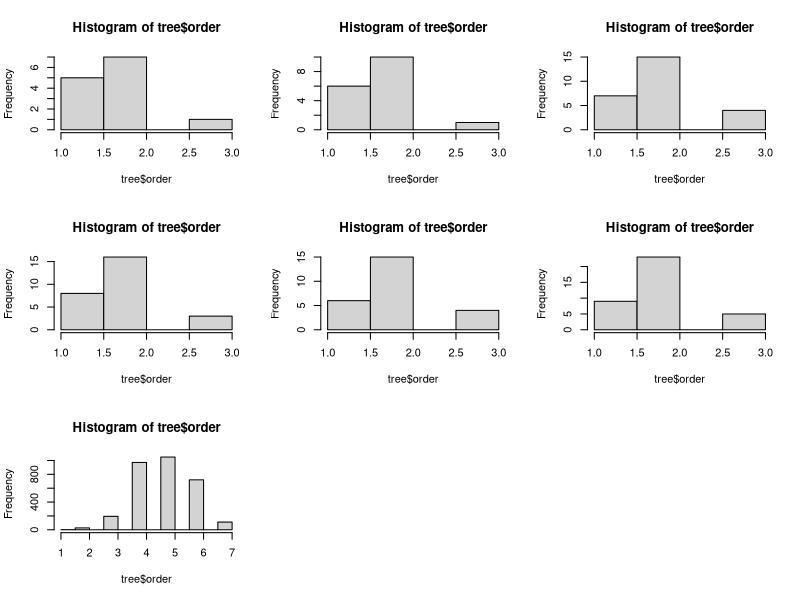

Recreate this plot in R. (Note: this script raises an error after producing the figure.)
###This file summarizes data for the Branching Architecture analysis.

data <- read.csv("TreeReconstruction.csv", sep = ',', header = T)
branch <- read.csv("BranchSegments.csv", sep = ',', header = T)

#branch twig no.
apple_trees <- c(3,5,4,13,15,14)
segments <- matrix(nrow = 7, ncol = 3)
par(mfrow=c(3,3))
for (j in 1:6){
  spp <- data[data$species=="apple",]
  tree <- spp[spp$tree==apple_trees[j],]
  branches <- tree[tree$parent_dist==0,]
  segments[j,1] = apple_trees[j]
  segments[j,2] = length(branches[,1])
  segments[j,3] = length(tree[,1]) - length(branches[,1])
}
tree <- data[data$species=="cherry",]
branches <- tree[tree$parent_dist==0,]
segments[7,1] = 51
segments[7,2] = length(branches[,1])
segments[7,3] = length(tree[,1]) - length(branches[,1])
#####

#hist(order)
apple_trees <- c(3,5,4,13,15,14)
par(mfrow=c(3,3))
for (j in 1:6){
  spp <- data[data$species=="apple",]
  tree <- spp[spp$tree==apple_trees[j],]
  hist(tree$order)
}
tree <- data[data$species=="cherry",]
hist(tree$order)
#####

#hist(length)  
apple_trees <- c(3,5,4,13,15,14)
par(mfrow=c(3,3))
for (j in 1:6){
  spp <- data[data$species=="apple",]
  tree <- spp[spp$tree==apple_trees[j],]
  hist(tree$length_cm, breaks=30, freq = F)
}
tree <- data[data$species=="cherry",]
hist(tree$length_cm, breaks=30, freq = F)
#####

#hist(twig_length)  
apple_trees <- c(3,5,4,13,15,14)
par(mfrow=c(3,3))
for (j in 1:6){
  spp <- data[data$species=="apple",]
  tree <- spp[spp$tree==apple_trees[j],]
  twig <- tree[tree$parent_dist!=0,]
  hist(twig$length_cm, breaks=20, freq = F, xlim = c(0,200))
}
twig <- tree[tree$parent_dist!=0,]
hist(twig$length_cm, breaks=20, freq = F, xlim = c(0,200))
#####

#hist(log(branch$length_cm), breaks=30) #log normal
apple_trees <- c(3,5,4,13,15,14)
par(mfrow=c(3,3))
for (j in 1:6){
  spp <- data[data$species=="apple",]
  tree <- spp[spp$tree==apple_trees[j],]
  hist(log(tree$length_cm), breaks=30)
}
tree <- data[data$species=="cherry",]
hist(log(tree$length_cm), breaks=30)
#####

#plot(log(length),log(diameter))                     NS
apple_trees <- c(3,5,4,13,15,14)
volumelm <- vector(length = 7)
par(mfrow=c(3,3))
for (j in 1:6){
  spp <- data[data$species=="apple",]
  tree <- spp[spp$tree==apple_trees[j],]
  branch <- tree[tree$parent_dist==0,]
  plot(log(branch$length_cm), log(branch$diameter_mm))
  volumelm[j] = summary(lm(log(branch$diameter_mm)~log(branch$length_cm)))$r.squared
}
tree <- data[data$species=="cherry",]
branch <- tree[tree$parent_dist==0,]
plot(log(branch$length_cm), log(branch$diameter_mm))
volumelm[7] = summary(lm(log(branch$diameter_mm)~log(branch$length_cm)))$r.squared

#hist(declination)
apple_trees <- c(3,5,4,13,15,14)
par(mfrow=c(3,3))
for (j in 1:6){
  spp <- data[data$species=="apple",]
  tree <- spp[spp$tree==apple_trees[j],]
  branch <- tree[tree$parent_dist==0,]
  hist(branch$declination, breaks=10, freq=F, xlim=c(0,100))
}
tree <- data[data$species=="cherry",]
branch <- tree[tree$parent_dist==0,]
hist(branch$declination, breaks=20, freq=F, xlim=c(0,100))
#####

#hist(bearing)
apple_trees <- c(3,5,4,13,15,14)
par(mfrow=c(3,3))
for (j in 1:6){
  spp <- data[data$species=="apple",]
  tree <- spp[spp$tree==apple_trees[j],]
  branch <- tree[tree$parent_dist==0,]
  hist(branch$bearing, breaks=10, freq=F, xlim=c(0,360))
}
tree <- data[data$species=="cherry",]
branch <- tree[tree$parent_dist==0,]
hist(branch$bearing, breaks=20, freq=F, xlim=c(0,360))
#####

#plot(order, declination)                            S!
apple_trees <- c(3,5,4,13,15,14)
order_declination <- list()
par(mfrow=c(2,2), ps = 28, pch= 19)
for (j in 1:6){
  spp <- data[data$species=="apple",]
  tree <- spp[spp$tree==apple_trees[j],]
  branch <- tree[tree$parent_dist==0,]
  order_declination[[j]] <- lm(branch$declination~branch$order)
  plot(branch$order, branch$declination, cex = 2, ylim = c(-10,100),
       ylab = "branch angle", xlab = "branch order", 
       main = round(summary(order_declination[[j]])$r.squared, digits = 3))
  abline(a = summary(order_declination[[j]])$coef[1,1], 
         b = summary(order_declination[[j]])$coef[2,1], lwd = 3, lty = 3)
}
tree <- data[data$species=="cherry",]
branch <- tree[tree$parent_dist==0,]
order_declination[[7]] <- lm(branch$declination~branch$order)
plot(branch$order, branch$declination, cex = 2, ylim = c(-10,100),
     ylab = "branch angle", xlab = "branch order", 
     main = round(summary(order_declination[[7]])$r.squared, digits = 3))
abline(a = summary(order_declination[[7]])$coef[1,1], 
       b = summary(order_declination[[7]])$coef[2,1], lwd = 3, lty = 3)


order_dec_r <- vector(length = 7)
for (i in 1:7){ order_dec_r[i] = summary(order_declination[[i]])$r.squared }
#####

#plot(log(diameter), log(rank))                       S!
diameter_ranks <- lm(log(data$rank)~log(data$diameter_mm))
plot(log(data$diameter_mm), log(data$rank), xlab="log ( Diameter )", ylab="log ( Rank )", 
     main = round(summary(diameter_rank)$r.squared, digits = 3), ps = 28, pch= 19, cex.lab=1.5)
abline(summary(diameter_ranks)$coef[1,1], summary(diameter_ranks)$coef[2,1], lwd = 3, lty = 3)

#same graph
tree <- data[data$species=="cherry",]
branch <- tree[tree$parent_dist==0,]
par(ps = 28, pch= 19)
plot(log(branch$diameter_mm), log(branch$rank), cex = 2, ylim = c(2,8), xlim = c(2,6),
     ylab = "log ( Rank )", xlab = "log ( Diameter )",
     main = round(summary(diameter_ranks)$r.squared, digits = 3), ps = 28, pch= 19)
abline(summary(diameter_ranks)$coef[1,1], summary(diameter_ranks)$coef[2,1], lwd = 3, lty = 3)
apple_trees <- c(3,5,4,13,15,14)
colors <- c( "lightyellow", "yellow", "orange", "red", "darkred", "maroon") 
for (j in 1:6){
  spp <- data[data$species=="apple",]
  tree <- spp[spp$tree==apple_trees[j],]
  branch <- tree[tree$parent_dist==0,]
  diameter_rank[[j]] <- lm(log(branch$rank)~log(branch$diameter_mm))
  par(new = T)
  color = heat.colors(j*2)
  points(log(branch$diameter_mm), log(branch$rank), cex = 2, col = colors[j])
}

#separate graphs
apple_trees <- c(3,5,4,13,15,14)
diameter_rank <- list()
par(mfrow=c(2,2), ps = 28, pch= 19)
for (j in 1:6){
  spp <- data[data$species=="apple",]
  tree <- spp[spp$tree==apple_trees[j],]
  branch <- tree[tree$parent_dist==0,]
  diameter_rank[[j]] <- lm(log(branch$rank)~log(branch$diameter_mm))
  par(new = T)
  plot(log(branch$diameter_mm), log(branch$rank), cex = 2, ylim = c(2,8), xlim = c(2,6), 
       ylab = "log ( no. supported twigs )", xlab = "log ( branch diameter )", 
       main = paste(round(summary(diameter_rank[[j]])$r.squared, digits = 3), ",",
                    round(summary(diameter_rank[[j]])$coef[2,1], digits = 2)))
  abline(a = summary(diameter_rank[[j]])$coef[1,1], b = summary(diameter_rank[[j]])$coef[2,1], lwd = 3, lty = 3)
}
tree <- data[data$species=="cherry",]
branch <- tree[tree$parent_dist==0,]
diameter_rank[[7]] <- lm(log(branch$rank)~log(branch$diameter_mm))
plot(log(branch$diameter_mm), log(branch$rank), cex = 2, ylim = c(2,8), xlim = c(2,6),
     ylab = "log ( no. supported twigs )", xlab = "log ( branch diameter )", 
     main = paste(round(summary(diameter_rank[[7]])$r.squared, digits = 3), ",",
                  round(summary(diameter_rank[[7]])$coef[2,1], digits = 2)))
abline(a = summary(diameter_rank[[7]])$coef[1,1], b = summary(diameter_rank[[7]])$coef[2,1], lwd = 3, lty = 3)

diameter_rank_r <- vector(length = 7)
for (i in 1:7){ diameter_rank_r[i] = summary(diameter_rank[[i]])$r.squared }

#####
plot(log(branches$diameter_mm), log(branches$rank)) #S!
rank_v_diameter <- lm(log(branches$rank)~log(branches$diameter_mm))

#plot(log(diameter), log(tot_stem_m))                       S!
spp <- branch[branch$species=="cherry",]
masses <- spp[spp$stem_m > 0,]
diameter_masses <- lm(log(masses$stem_m)~log(masses$diameter_mm))
diameter_mass <- list()

ind <- masses[masses$tree==15,]
par(ps = 28, pch= 19)
plot(log(ind$diameter_mm), log(ind$stem_m), cex = 2, ylim = c(0,14), xlim = c(0,6),
     col = "darkred", ylab = "log ( Stem Mass )", xlab = "log ( Diameter )",
     main = round(summary(diameter_masses)$r.squared, digits = 3), ps = 28, pch= 19)
abline(summary(diameter_masses)$coef[1,1], summary(diameter_masses)$coef[2,1], lwd = 3, lty = 3)
cherry_trees <- c(1,10,7)
colors <- c("maroon", "red", "orange") 
for (j in 1:3){
  ind <- masses[masses$tree==cherry_trees[j],]
  diameter_mass[[j]] <- lm(log(ind$stem_m)~log(ind$diameter_mm))
  par(new = T)
  points(log(ind$diameter_mm), log(ind$stem_m), cex = 2, col = colors[j])
}


##Branching Ratio
#all  
no_branched <- list()
avg_ratio <- matrix(ncol=2, nrow=15)
for(i in trees){
	tree <- branch[branch$tree==i,]
	no_branched[[i]] <- matrix(ncol=3, nrow=(length(tree[,1])-1))
	for(j in 1:(length(tree[,1])-1)){
		no_branched[[i]][j,1] = j
		no_branched[[i]][j,2] = (length(tree[tree$parent==j,][,1])-1)
		order <- subset(tree, branch==j, select = order)
		no_branched[[i]][j,3] = order[,1]
	}
	tree_lim <- no_branched[[i]][no_branched[[i]][,2]>0,]
	avg_ratio[i,1] = i
	avg_ratio[i,2] = mean(tree_lim[,2])
}
	
#by order
avg_ratio_order <- matrix(ncol=7, nrow=15)
for (i in trees){
	tree_lim <- no_branched[[i]][no_branched[[i]][,2]>1,]
	avg_ratio_order[i,1] = i
	for (j in unique(tree_lim[,3])){
		order <- subset(tree_lim, tree_lim[,3]==j)
		avg_ratio_order[i,(j+1)] = mean(order[,2])
	}
}

##Twigs Summary for 15
branches15 <- length(branch[branch$tree==15,][,1])
summary_twigs <- matrix(ncol=4, nrow=(branches15-1))
for (i in 1:(branches15-1)){
	sub_twig <- twig[twig$parent==i,]
	summary_twigs[i,1] = i
	summary_twigs[i,3] = length(sub_twig[sub_twig$spur=='y',][,1]) #spurs
	summary_twigs[i,4] = length(sub_twig[sub_twig$length==0,][,1]) #scars
	summary_twigs[i,2] = length(sub_twig[,1]-(summary_twigs[i,3]+summary_twigs[i,4])) #twigs
}
write.csv(summary_twigs,"TwigSummary15.csv")

t<-hist(twig$length)
mean(twig$length, na.rm=T) #21.223
median(twig$length, na.rm=T) #15


#length vs. twigs/scars/stems/order/rank
plot(branch$length_cm, branch$twigs)
plot(branch$length_cm, branch$scars)
plot(branch$length_cm, branch$spurs)
plot(tree15$order, tree15$length_cm)
plot(log(branches$rank), branches$length_cm) #What could be causing this separation?

#diameter vs. twigs/scars/stems/order/rank
plot(branch$diameter_mm, branch$twigs) #NS
plot(branch$diameter_mm, branch$scars) #NS
plot(branch$diameter_mm, branch$spurs) #NS
plot(tree15$order, tree15$diameter_mm) #NS
plot(log(branches$diameter_mm), log(branches$rank)) #S!
rank_v_diameter <- lm(log(branches$rank)~log(branches$diameter_mm)) #R2 = 0.7959

#For poster
plot(log(branches$diameter_mm), log(branches$rank), xlab="log D", ylab="No. of supported twigs", font.lab=4, cex.lab=1.5)
abline(-0.88,1.52)


#order vs. twigs/scars/stems
plot(branch$order, branch$twigs)
plot(branch$order, branch$scars)
plot(branch$order, branch$spurs)

#rank vs. order
plot(branches$order,log(branches$rank))
g_rank_v_order <- glm(log(branches$rank)~branches$order, family = gaussian)
rank_v_order <- lm(log(branches$rank)~branches$order) #R2 = 0.4153

#vertical accumulation of stems/leaves/mass (by scaffold)

